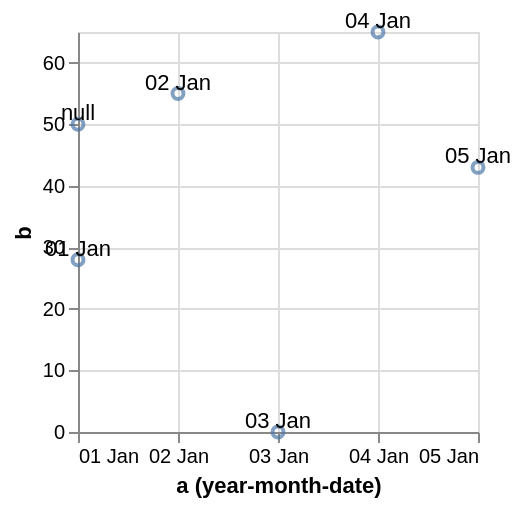

Write the Vega-Lite specification saved for this chart.
### Vega specification from a JSON file in a GitHub repository (floating-point values rounded to 4 significant figures)
{"$schema": "https://vega.github.io/schema/vega/v5.json", "background": "white", "padding": 5, "width": 200, "height": 200, "style": "cell", "data": [{"name": "source_0", "values": [{"a": "Jan 1, 2000", "b": 28}, {"a": "Jan 2, 2000", "b": 55}, {"a": "Jan 3, 2000", "b": null}, {"a": "Jan 4, 2000", "b": 65}, {"a": "Jan 5, 2000", "b": 43}, {"a": null, "b": 50}]}, {"name": "data_0", "source": "source_0", "transform": [{"type": "formula", "expr": "toDate(datum[\"a\"])", "as": "a"}, {"field": "a", "type": "timeunit", "units": ["year", "month", "date"], "as": ["yearmonthdate_a", "yearmonthdate_a_end"]}]}], "marks": [{"name": "layer_0_marks", "type": "symbol", "style": ["point"], "from": {"data": "data_0"}, "encode": {"update": {"opacity": {"value": 0.7}, "tooltip": {"signal": "{\"a (year-month-date)\": timeFormat(datum[\"yearmonthdate_a\"], '%d %b'), \"b\": format(datum[\"b\"], \"\")}"}, "fill": {"value": "transparent"}, "stroke": {"value": "#4c78a8"}, "ariaRoleDescription": {"value": "point"}, "description": {"signal": "\"a (year-month-date): \" + (timeFormat(datum[\"yearmonthdate_a\"], '%d %b')) + \"; b: \" + (format(datum[\"b\"], \"\"))"}, "x": [{"test": "!isValid(datum[\"yearmonthdate_a\"]) || !isFinite(+datum[\"yearmonthdate_a\"])", "signal": "scale('x', domain('x')[0])"}, {"scale": "x", "field": "yearmonthdate_a"}], "y": [{"test": "!isValid(datum[\"b\"]) || !isFinite(+datum[\"b\"])", "scale": "y", "value": 0}, {"scale": "y", "field": "b"}]}}}, {"name": "layer_1_marks", "type": "text", "style": ["text"], "from": {"data": "data_0"}, "encode": {"update": {"baseline": {"value": "bottom"}, "fill": {"value": "black"}, "description": {"signal": "\"a (year-month-date): \" + (timeFormat(datum[\"yearmonthdate_a\"], '%d %b')) + \"; b: \" + (format(datum[\"b\"], \"\"))"}, "x": [{"test": "!isValid(datum[\"yearmonthdate_a\"]) || !isFinite(+datum[\"yearmonthdate_a\"])", "signal": "scale('x', domain('x')[0])"}, {"scale": "x", "field": "yearmonthdate_a"}], "y": [{"test": "!isValid(datum[\"b\"]) || !isFinite(+datum[\"b\"])", "scale": "y", "value": 0}, {"scale": "y", "field": "b"}], "text": {"signal": "timeFormat(datum[\"yearmonthdate_a\"], '%d %b')"}, "align": {"value": "center"}}}}], "scales": [{"name": "x", "type": "time", "domain": {"data": "data_0", "field": "yearmonthdate_a"}, "range": [0, {"signal": "width"}]}, {"name": "y", "type": "linear", "domain": {"data": "data_0", "field": "b"}, "range": [{"signal": "height"}, 0], "nice": true, "zero": true}], "axes": [{"scale": "x", "orient": "bottom", "gridScale": "y", "grid": true, "tickCount": {"signal": "ceil(width/40)"}, "tickMinStep": {"signal": "datetime(2001, 0, 2, 0, 0, 0, 0) - datetime(2001, 0, 1, 0, 0, 0, 0)"}, "domain": false, "labels": false, "aria": false, "maxExtent": 0, "minExtent": 0, "ticks": false, "zindex": 0}, {"scale": "y", "orient": "left", "gridScale": "x", "grid": true, "tickCount": {"signal": "ceil(height/40)"}, "domain": false, "labels": false, "aria": false, "maxExtent": 0, "minExtent": 0, "ticks": false, "zindex": 0}, {"scale": "x", "orient": "bottom", "grid": false, "title": "a (year-month-date)", "format": "%d %b", "labelFlush": true, "labelOverlap": true, "tickCount": {"signal": "ceil(width/40)"}, "tickMinStep": {"signal": "datetime(2001, 0, 2, 0, 0, 0, 0) - datetime(2001, 0, 1, 0, 0, 0, 0)"}, "zindex": 0}, {"scale": "y", "orient": "left", "grid": false, "title": "b", "labelOverlap": true, "tickCount": {"signal": "ceil(height/40)"}, "zindex": 0}]}
